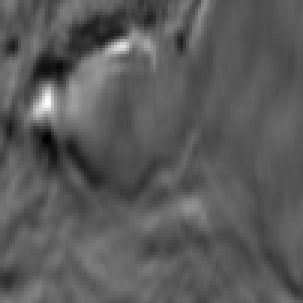
#> input picture data/train/images/02adf272e9.png, 101 x 101 px, given in place of 000e218f21.png, which was not available (shown 3 times larger)
$ jupyter execute --allow-errors Image-Cropping.ipynb
#> lines starting #> are read from the running program, lines starting #| are printed output that depends on the picture; pictures that were not available may be replaced by others from this repository, and a replacement may not be noted
[cell 1]
from PIL import Image
from matplotlib.pyplot import imshow
import os
import pandas as pd

[cell 2]
test_image = "data/train/images/000e218f21.png"
original = Image.open(test_image)
#> original is the input picture: PIL image 101x101 RGB; min 0, max 255, mean 90.4
imshow(original)

width, height = original.size   # Get dimensions
#> width = 101; height = 101
left = 0
top = 0
right = width / 2
#> right = 50.5
bottom = height / 2
#> bottom = 50.5
cropped_leftUpper = original.crop((left, top, right, bottom))
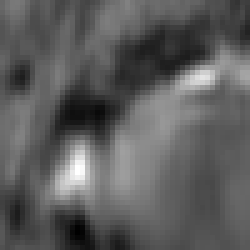
#> cropped_leftUpper: PIL image 50x50 RGB (shown 5 times larger); min 0, max 255, mean 92.7
cropped_leftBottom = original.crop((0, height / 2, right, height))
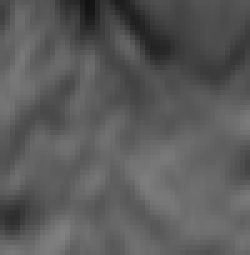
#> cropped_leftBottom: PIL image 50x51 RGB (shown 5 times larger); min 18, max 129, mean 90.5
cropped_rightUpper = original.crop((width / 2, top, width, bottom))
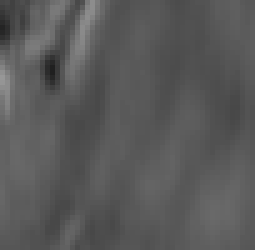
#> cropped_rightUpper: PIL image 51x50 RGB (shown 5 times larger); min 32, max 151, mean 89
cropped_rightBottom = original.crop((width / 2, height / 2, width, height))
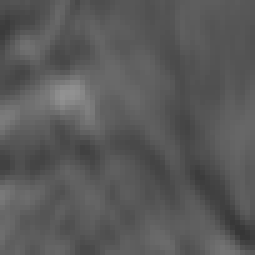
#> cropped_rightBottom: PIL image 51x51 RGB (shown 5 times larger); min 54, max 146, mean 89.3

[cell 3]
fnames = pd.read_csv('data/train.csv', usecols=['id'])
#> (reads data/train.csv from the repository)

[cell 4]
def save_cropped_image():
    if not os.path.exists('data_aug/train_crop/images/'):
        os.makedirs('data_aug/train_crop/images/')
    if not os.path.exists('data_aug/train_crop/masks/'):
        os.makedirs('data_aug/train_crop/masks/')
    for fname in fnames.id:
        img = Image.open(f'data/train/images/{fname}.png')
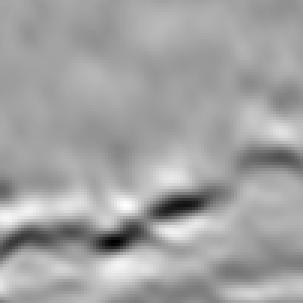
#> input picture data/train/images/05f09b380c.png, 101 x 101 px, given in place of 575d24d81d.png, which was not available (shown 3 times larger)
#> img is the input picture: PIL image 101x101 RGB; min 0, max 255, mean 162.6
        mask = Image.open(f'data/train/masks/{fname}.png')
        width, height = img.size
#> width = 101; height = 101
        left = 0
        top = 0
        right = width / 2
#> right = 50.5
        bottom = height / 2
#> bottom = 50.5

        cropped_leftUpperImg = img.crop((left, top, right, bottom))
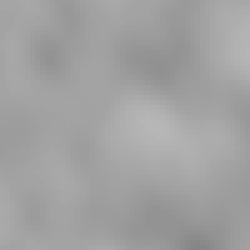
#> cropped_leftUpperImg: PIL image 50x50 RGB (shown 5 times larger); min 133, max 183, mean 161
        cropped_leftBottomImg = img.crop((0, height / 2, right, height))
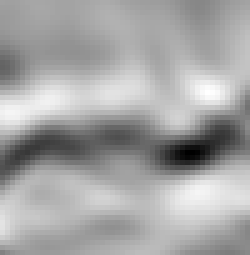
#> cropped_leftBottomImg: PIL image 50x51 RGB (shown 5 times larger); min 0, max 255, mean 165
        cropped_rightUpperImg = img.crop((width / 2, top, width, bottom))
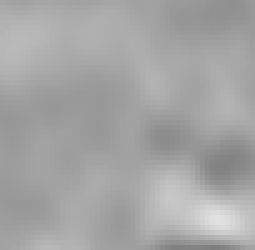
#> cropped_rightUpperImg: PIL image 51x50 RGB (shown 5 times larger); min 127, max 225, mean 164.6
        cropped_rightBottomImg = img.crop((width / 2, height / 2, width, height))
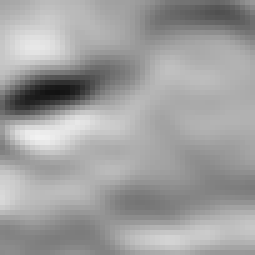
#> cropped_rightBottomImg: PIL image 51x51 RGB (shown 5 times larger); min 18, max 241, mean 159.8

        cropped_leftUpperMask = mask.crop((left, top, right, bottom))
        cropped_leftBottomMask = mask.crop((0, height / 2, right, height))
        cropped_rightUpperMask = mask.crop((width / 2, top, width, bottom))
        cropped_rightBottomMask = mask.crop((width / 2, height / 2, width, height))

        cropped_leftUpperImg.save(f'data_aug/train_crop/images/{fname}-leftupper.png')
        cropped_leftBottomImg.save(f'data_aug/train_crop/images/{fname}-leftBottom.png')
        cropped_rightUpperImg.save(f'data_aug/train_crop/images/{fname}-RightUpper.png')
        cropped_rightBottomImg.save(f'data_aug/train_crop/images/{fname}-RightBottom.png')

        cropped_leftUpperMask.save(f'data_aug/train_crop/masks/{fname}-leftupper.png')
        cropped_leftBottomMask.save(f'data_aug/train_crop/masks/{fname}-leftBottom.png')
        cropped_rightUpperMask.save(f'data_aug/train_crop/masks/{fname}-RightUpper.png')
        cropped_rightBottomMask.save(f'data_aug/train_crop/masks/{fname}-RightBottom.png')
